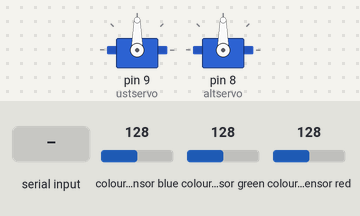
Recording of a sketch running on a simulated Arduino Uno, built with avr-gcc and run on an emulated ATmega328P. Parts: 2 × servo. The inputs (shaded band) are chosen by the test bench; at power-on: colour sensor blue 128, colour sensor green 128, colour sensor red 128.

Above: at 1.2 s.
1.3 s: "START" received over Serial
At 5.8 s:
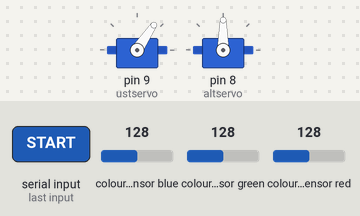
6.1 s: "STOP" received over Serial
At 9.0 s:
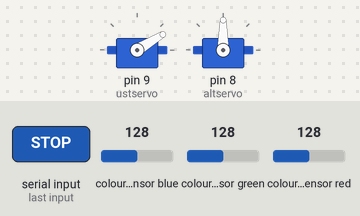
Timing chart, 0 to 10.5 s (numbered marks = the images above; inputs shaded):
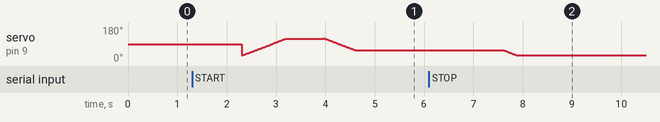

Measured:
- after the input at 6.1 s, servo on pin 9 (ustservo): goes on until 7.9 s, then stays 31°

The sketch:

arduino.ino
```cpp
#include <Servo.h>
#include "Wire.h"
#include "Adafruit_TCS34725.h"

Adafruit_TCS34725 tcs = Adafruit_TCS34725(TCS34725_INTEGRATIONTIME_50MS, TCS34725_GAIN_1X);

Servo ustservo;
Servo altservo;


void setup() {
  // put your setup code here, to run once:
    tcs.begin();

  Serial.begin(9600);
  ustservo.attach(9);
  altservo.attach(8);


}
bool isEnabled = false;

void Red()
{
  Serial.println("RED");
}

void Green()
{
  Serial.println("GREEN");
}
void  Blue()
{
    Serial.println("BLUE");
}
void  Pink()
{
    Serial.println("YELLOW");
}
void  Orange()
{
    Serial.println("ORANGE");
}
void  Brown()
{
    Serial.println("BROWN");
}
void Fail()
{
      Serial.println("FAIL");

}
void loop() {
  if(Serial.available())
   {
      String str = Serial.readString();

    if(str == "START")
    {
      isEnabled = true;
    }
    if(str == "STOP")
    {
      isEnabled = false;
    }
   }

   if(isEnabled)
   {
     Idle();
        delay(760);

     ReadState();
        delay(1250);

     uint16_t clearcol, red, green, blue;
     tcs.getRawData(&red, &green, &blue, &clearcol);

     float average = (red+green+blue)/3;

     float r = red/average;
     float g = green/average;
     float b = blue/average;


       if(r > 0.95 && r < 1.17  &&  g > 1.34 && g < 1.54  &&  b > 0.51 && b < 0.60)
       {
         Ayarla(1); // green
         Green();

         //AD 1.05 1.42 0.55 0
         //D 1.02 1.42 0.55 0

         //105 139 55 0
         //96 151 53 0
       }else
       if(r > 1.66 && r < 1.87  && g > 0.65 && g < 0.87  && b > 0.44 && b < 0.54)
       {
         Ayarla(0); // Kırmızı
         Red();

         //174 77 49 0
         //173 78 49 0

         //189 68 45 0

         //175 78 50 0

         //181 75 47 0

         //168 85 53 0
         //171 80 51 0
         //174 82 50 0
         //1.69 0.83 0.53 0
       }else
      if(r > 0.66  && r < 1.00  && g > 1.10 && g < 1.17  && b > 0.94 && b < 1.20)
      {
        Ayarla(2); //Mavi
        Blue();

        //80 113 113 0
       // 69 117 119 0
      }else
        if(r > 1.64 && r < 1.90   && g > 0.76 && g < 0.94  && b > 0.36 && b < 0.48)
       {
         Ayarla(3); // Turuncu
         Orange();
         //181 83 40 0
         //167 89 43 0
         //177 83 40 0

         //170 91 44 0

         //180 80 41 0

         //188 77 38 0
       }
       else
         if(r > 1.43 && r < 1.54   && g > 1.04 && g < 1.22  && b > 0.33 && b < 0.46)
       {
         Ayarla(4); // Yellow
         Pink();
       }
        else
         if(r > 1.36 && r < 1.50   && g > 0.95 && g < 1.12  && b > 0.50 && b < 0.65)
       {
         Ayarla(5); // Brown
         Brown();
         //146 100 58 0
       }else
       {

       //  isEnabled = false;
      //   Fail();
       }


      //1.49 1.13 0.40 0 sarı
      // 1.42 1.00 0.58 0 kahverengi
      //1.71 0.87 0.42 turuncu
     //D 1.78 0.84 0.41 0


       /*Kırmızı

1.81 0.74 0.45 0
1.69 0.83 0.50 0
1.82 0.72 0.46 0
1.72 0.83 0.50 0
1.69 0.81 0.50 0
1.82 0.74 0.47 0

YESIL

1.08 1.41 0.57 0
1.02 1.44 0.54 0
1.05 1.42 0.55 0
1.08 1.37 0.55 0


MAVI

0.93 1.13 1.00 0
0.87 1.13 1.03 0
0.97 1.13 0.97 0
0.83 1.14 1.07 0

SARI

1.49 1.12 0.39 0
1.48 1.15 0.39 0
1.49 1.13 0.40 0

TURUNCU
1.76 0.84 0.41 0
1.74 0.87 0.43 0
1.73 0.86 0.43 0
1.68 0.89 0.43 0

KAHVERENGI

1.41 1.04 0.59 0
1.44 1.04 0.59 0
1.44 1.04 0.56 0
1.43 1.04 0.57 0

       */

        delay(1700);

     EndState();

     //rengi oku
     delay(400);
   }

}

void Idle()
{

  for(int i = 30 ; i < 120; i++)
  {
     ustservo.write(i);
    delay(10);
  }
}
void ReadState()
{
  for(int i = 120; i > 55; i--)
  {
     ustservo.write(i);
     delay(10);

  }

}
void EndState()
{
   for(int i = 55; i > 30; i--)
  {
     ustservo.write(i);
     delay(10);

  }


}

void Ayarla(int _color)
{
   switch(_color)
   {
     case 0:
     altservo.write(40); // red
     break;
     case 1:
     altservo.write(60); // green
     break;
      case 2:
     altservo.write(80); // blue
     break;

      case 3:
     altservo.write(100); // orange
     break;
      case 4:
     altservo.write(120); // pink
     break;
      case 5:
     altservo.write(130); // brown
     break;
   }
}
```
